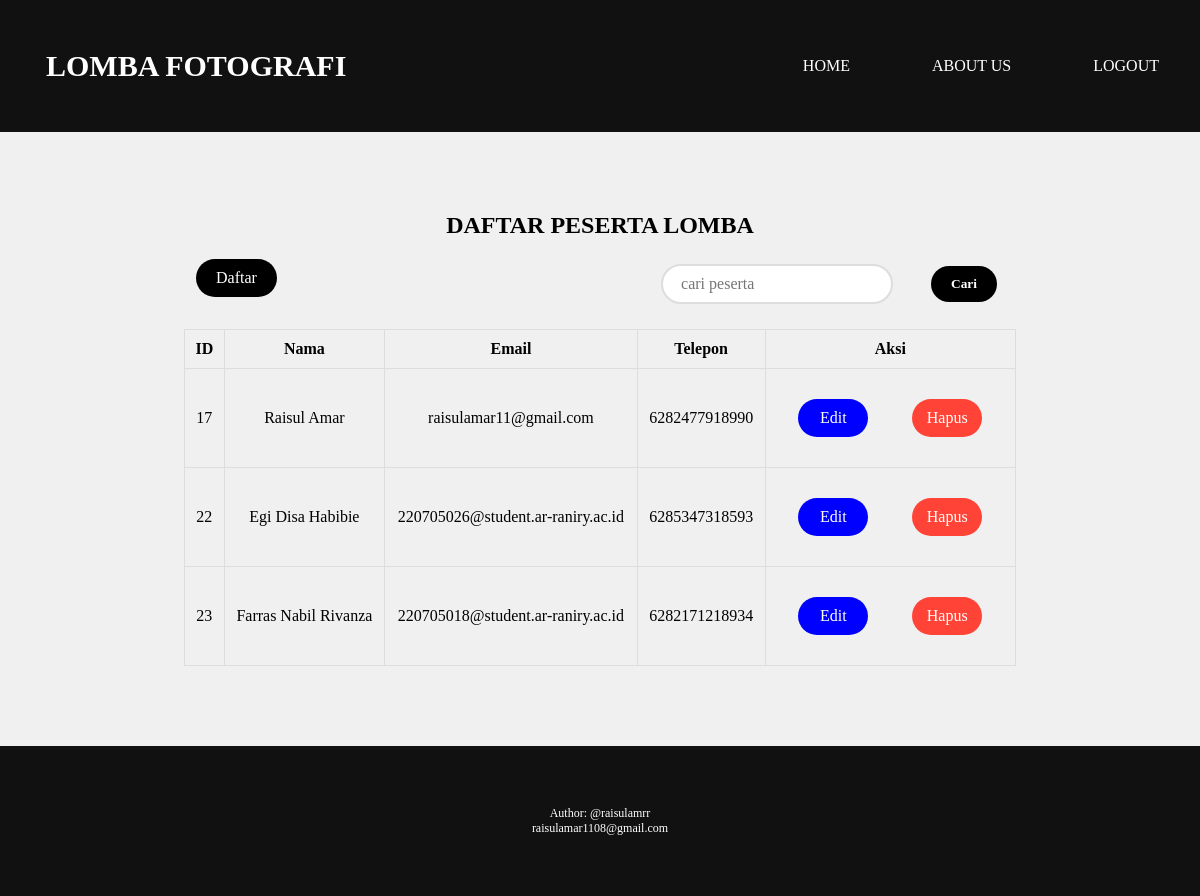
Screenshot of /daftar.php (signed in) with the database file from the repository.
### tables this page shows
CREATE TABLE `pendaftar` (
  `id` int(11) NOT NULL,
  `name` varchar(100) NOT NULL,
  `email` varchar(100) NOT NULL,
  `phone` varchar(15) NOT NULL
);

### daftar.php (the view, shortened to what this page needs)
<!DOCTYPE html>
<html lang="en">
<head>
    <link rel="stylesheet" href="assets/style.css">
    <link rel="stylesheet" href="lpstyle.css"/>
</head>
<body>
<nav>
<div class="brand">LOMBA FOTOGRAFI</div>
<ul>
    <li><a href="index.php">HOME</a></li>
    <li><a href="#">ABOUT US</a></li>
    <li><a href="logout.php">LOGOUT</a></li>
</ul>
    </nav>
    <div class="container">
        <h2>DAFTAR PESERTA LOMBA</h2>
        <a href="create.php" class="btn btn-primary mb-3">Daftar</a>
        <form action="daftar.php" method="GET" class="d-flex mb-3 search-form">
            <input class="form-control me-2" type="text" name="search" placeholder="cari peserta" required>
            <button class="btn btn-outline-success" type="submit">Cari</button>
        </form>
        <div class="table-responsive">
            <table class="table table-hover">
                <thead>
                    <tr>
                        <th>ID</th>
                        <th>Nama</th>
                        <th>Email</th>
                        <th>Telepon</th>
                        <th>Aksi</th>
                    </tr>
                </thead>
                <tbody>
                    <?php
                    $conn = new mysqli("localhost", "root", "", "crud_db");
                    if (isset($_GET['search'])) {
                        $search = $conn->real_escape_string($_GET['search']);
                        $sql = "SELECT * FROM pendaftar WHERE name LIKE '%$search%'";
                    } else {
                        $sql = "SELECT * FROM pendaftar";
                    }
                    $result = $conn->query($sql);
                    if ($result->num_rows > 0) {
                        while ($row = $result->fetch_assoc()) {
                            echo "<tr>
                                <td>" . htmlspecialchars($row["id"]) . "</td>
                                <td>" . htmlspecialchars($row["name"]) . "</td>
                                <td>" . htmlspecialchars($row["email"]) . "</td>
                                <td>" . htmlspecialchars($row["phone"]) . "</td>
                                <td>
                                    <a href='update.php?id=" . $row["id"] . "' class='btn btn-edit'> Edit</a>
                                    <a href='delete.php?id=" . $row["id"] . "' class='btn btn-delete'> Hapus</a>
                                </td>
                            </tr>";
                        }
                    } else {
                        echo "<tr><td colspan='5'>Tidak ada hasil ditemukan.</td></tr>";
                    }
                    ?>
                </tbody>
            </table>
        </div>
    </div>
    <footer>
        <p>Author: <a href="https://www.instagram.com/raisulamrrr/">@raisulamrr</a></p>
        <p><a href="email:raisulamar1108@gmail.com">raisulamar1108@gmail.com</a></p>
    </footer>
</body>
</html>

### assets/style.css (style rules this page uses)
body { font-family: roboto; background-color: #f0f0f0; margin: 0; padding: 0; }
.container { margin: 5rem; }
.btn-primary { border-radius: 20px; position: absolute; left: 11rem; }
.search-form { display: flex; justify-content: flex-end; margin-right: 6rem; justify-content: right; padding: 7px; max-width: 700px; margin-left: auto; }
.search-form .form-control { border-radius: 20px; border: 2px solid #ddd; padding-left: 18px; margin: 18px; font-size: 16px; width: 30%; }
.search-form .btn { border-radius: 20px; font-weight: bold; padding: 10px 20px; background-color: black; color: white; border: none; transition: background-color 0.3s; }
h2 { text-align: center; margin-top: 2rem; }
.btn { display: inline-block; padding: 10px 20px; background-color: black; color: white; text-decoration: none; margin: 20px; }
table { width: 80%; margin: 0 auto; border-collapse: collapse; }
th, td { padding: 10px; border: 1px solid #ddd; text-align: center; }
.btn-edit { background-color: blue; color: white; padding: 10px; text-decoration: none; border-radius: 20px; width: 50px; }
.btn-delete { background-color: #ff4336; color: white; padding: 10px; text-decoration: none; border-radius: 20px; width: 50px; }

### lpstyle.css (style rules this page uses)
*, html { margin: 0px; padding: 0px; font-family: poppins; }
.brand { color: white; font-family: poppins; font-size: 30px; align-items: left; display: flex; margin-left: 30px; text-decoration: none; font-weight: bold; }
nav { background-color: #111; display: flex; height: 100px; justify-content: space-between; padding: 1rem 1rem; align-items: center; }
ul { color: white; list-style: none; display: flex; gap: 2rem; }
nav ul li a { text-decoration: none; color: white; font-weight: 500; margin: 25px; }
footer { font-size: 12px; background-color: #111; height: 150px; width: 100%; color: white; text-decoration: none; align-content: center; justify-items: center; }
footer a { text-decoration: none; color: white; }

### rows the page displays
pendaftar: id "17", name "Raisul Amar", email "raisulamar11@gmail.com", phone "6282477918990"
pendaftar: id "22", name "Egi Disa Habibie", email "220705026@student.ar-raniry.ac.id", phone "6285347318593"
pendaftar: id "23", name "Farras Nabil Rivanza", email "220705018@student.ar-raniry.ac.id", phone "6282171218934"
